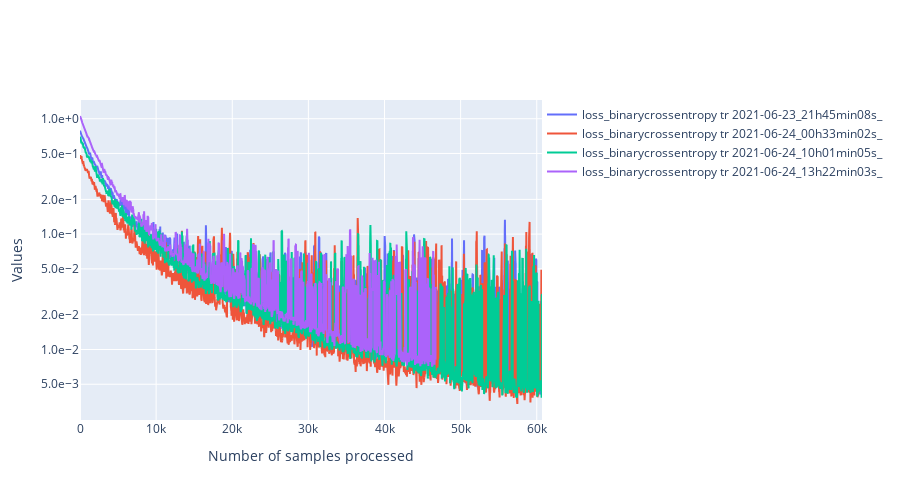

Source (notebook cell):
### Code cell
filtered_dataframe = data.df
import ipywidgets as widgets
class PersoToggleButton(widgets.ToggleButton):
    def __init__(self,name=None,*args,**kargs):
        super(PersoToggleButton, self).__init__(*args,**kargs)
        self.name = name

compute_width = lambda value:f"{max(len(str(value)) * 12, 60) + 20}px"
list_vertical_widgets = []
dico_changing_widgets_metadata = {}
list_changing_widgets_metrics = []
list_changing_widgets_tr_valid = []
# Widgets for the metadata ------------------------------------------------------------------
label_metadata_filter = "Metadata"
llocalvertwidgets = []
dico_changing_widgets_reorganized = {"metadata":{},"metrics":{},"mode":{}}
for metadata_name in df.columns:

    if metadata_name == "folder_id":
        continue
    possible_values = df[metadata_name].unique()
    label = widgets.Label(metadata_name)
    dico_changing_widgets_reorganized["metadata"][metadata_name] = {str(value):PersoToggleButton(
        value=True,
        description=str(value),
        disabled=False,
        button_style='', # 'success', 'info', 'warning', 'danger' or ''
        tooltip='',
        icon='check',
        layout = widgets.Layout(width = compute_width(value), margin='0px 0px 0px 0px'),
        name="metadata|"+metadata_name
    ) for value in possible_values}

    possibilities = list(dico_changing_widgets_reorganized["metadata"][metadata_name].values())
    dico_changing_widgets_metadata[metadata_name] = possibilities
    box = widgets.HBox(layout=widgets.Layout(width='100%',display='inline-flex',flex_flow='row wrap'),width='100%')
    box.overflow_x = 'auto'
    box.children = [label]+possibilities
    llocalvertwidgets.append(box)

box = widgets.VBox(width='100%')
box.children = llocalvertwidgets
list_vertical_widgets.append(box)
# Widgets to select metrics ---------------------------------------------------------------
label_metrics_filter = "Metrics"
dico_changing_widgets_reorganized["metrics"] = {str(metric_name):PersoToggleButton(
        value=True,
        description=metric_name,
        disabled=False,
        button_style='', # 'success', 'info', 'warning', 'danger' or ''
        tooltip='',
        icon='check',
        layout = widgets.Layout(width = compute_width(metric_name), margin='0px 0px 0px 0px'),
        name="metrics"
    )
    for metric_name in available_metrics}
possibilities = list(dico_changing_widgets_reorganized["metrics"].values())
list_changing_widgets_metrics = possibilities
box = widgets.HBox(layout=widgets.Layout(width='100%',display='inline-flex',flex_flow='row wrap'),width='100%')
box.overflow_x = 'auto'
box.children = possibilities
list_vertical_widgets.append(box)

# widgets to select tr or valid ----------------------------------------------------------
label_tr_valid_filter = "Mode_of_training"
possibilities = [PersoToggleButton(
        value=True,
        description=mode,
        disabled=False,
        button_style='', # 'success', 'info', 'warning', 'danger' or ''
        tooltip='',
        icon='check',
        layout = widgets.Layout(width = compute_width(mode), margin='0px 0px 0px 0px'),
        name="mode"
    )
    for mode in ["tr","valid"]]
list_changing_widgets_tr_valid = possibilities
box = widgets.HBox(layout=widgets.Layout(width='100%',display='inline-flex',flex_flow='row wrap'),width='100%')
box.overflow_x = 'auto'
box.children = possibilities
list_vertical_widgets.append(box)

titles = ["Metadata", "Metrics","Mode_of_training"]
l = []
for i,[item,title] in enumerate((zip(list_vertical_widgets,titles))):
    accordion = widgets.Accordion(children=[item],titles=(title,))
    accordion.set_title(0,title)
    accordion.selected_index = 0
    if i == 0:
        accordion.selected_index = None
    l.append(accordion)
# widget for moving average
moving_average = widgets.IntText(
    value=100,
    description='mean_window',
    disabled=False
)
# widget to toggle log scale for the y axis
y_log_scale = widgets.ToggleButton(
        value=True,
        description="logy",
        disabled=False,
        button_style='', # 'success', 'info', 'warning', 'danger' or ''
        tooltip='',
        icon='check',
        layout = widgets.Layout(width = compute_width("logy"), margin='0px 0px 0px 0px')
    )

global_box = widgets.VBox(l+[moving_average,y_log_scale])

# Handlers --------------------------------------------------------------------------------------
from IPython.display import display,clear_output
import plotly.graph_objects as go
import main.src.analysis.tools as tls

def filter_metrics(runs):
    global states
    new_dico = {}
    for f,dico in dico_metrics.items():
        if f not in runs:
            continue
        new_dico[f] = {}
        for metric_name,list_values in dico.items():
            if states["metrics"][metric_name] is True:
                new_dico[f][metric_name] = list_values
    return new_dico
def plot(dico_vals,filtered_dataframe):
    global states
    import numpy as np
    list_scatters = []
    import matplotlib.pyplot as plt
    for run,dico_metrics in dico_vals.items():
        line_dataframe = filtered_dataframe[filtered_dataframe["folder_id"] == run]
        batch_size_tr = line_dataframe["tr_batch_size"].values[0]
        batch_size_valid = line_dataframe["valid_batch_size"].values[0]
        for metric_name,metric_values in dico_metrics.items():
            if metric_name == "loss":
                metric_name = "loss_"+filtered_dataframe[filtered_dataframe["folder_id"] == run]["loss"].values[0]
                access_name = "_loss"
            else:
                access_name = "_values"
            global states
            for mode,state in states["mode"].items():
                if state is False:
                    continue
                batch_size = batch_size_tr if mode == "tr" else batch_size_valid
                if "loss" in metric_name:
                    access_name1 = "attr_"+mode+access_name
                else:
                    access_name1 = mode + access_name
                v = metric_values[access_name1]
                window = int(moving_average.value/batch_size)
                new_values = []
                for i in range(len(v)-window):
                    new_values.append(np.mean(v[i:min(i+window,len(v))]))
                v = np.array(new_values)
                x = np.arange(0,v.shape[0]) * batch_size
                x = pd.Series(x)
                v = pd.Series(v)
                graph = go.Scatter(x=x,y=v,mode='lines',name=f"{metric_name} {mode} {run}",
                                   hovertemplate='Sample n°: %{x}'+f'<br>{metric_name} {mode}<br>{run}:'+' %{y}')
                list_scatters.append(graph)
    plt.clf()
    fig = go.Figure(
        data=list_scatters,
        layout=go.Layout(
            title=go.layout.Title(text=""),
            xaxis_title="Number of samples processed",
            yaxis_title="Values",
            legend=dict(
                orientation="h",
                y=1,
                x=1
            ),
            yaxis={'tickformat':'.1e',},
            width=900,
            height = 500
        ),
    )
    if states["others"]["logy"] is True:
        fig.update_yaxes(type="log")
    clear_output()
    display(global_box)
    fig.show()
states = {"others":{"mean_window":moving_average.value,"logy":False},
          "mode":{"tr":False,"valid":False},
          "metrics":{k:False for k in available_metrics},
          "metadata":{k:{
              str(k1):False for k1 in df[k].unique()
          } for k in df.columns}
          }
def handler(v):
    global query
    if v["name"] == "disabled":
        return
    global states
    try:
        name = "others"
        try:
            name = v["owner"].name
        except:
            pass
        name = name.split("|")
        try:
            new_val = not(v["new"]["value"])
        except:
            new_val = not(v["new"])
    except Exception as e:
        return
    if len(name) == 2:
        states[name[0]][name[1]][v["owner"].description] = not(states[name[0]][name[1]][v["owner"].description])
    else:
        states[name[0]][v["owner"].description] = not(states[name[0]][v["owner"].description])
    runs = filtered_dataframe["folder_id"].unique()
    dico_vals = filter_metrics(runs)
    plot(dico_vals,filtered_dataframe)
    try:
        print(dico_vals['2021-06-20_17h39min55s_']["mae"])
    except:
        pass
    print(metric_name)

for name,liste_w in dico_changing_widgets_metadata.items():
    for w in liste_w:
        w.observe(handler)
for w in list_changing_widgets_metrics:
    w.observe(handler)
list_changing_widgets_metrics[-1].value = True
for w in list_changing_widgets_tr_valid:
    w.observe(handler)
for w in [moving_average,y_log_scale]:
    w.observe(handler)
global_box

### Figure 1 — Plotly figure (JSON) as saved in the notebook; plotly's stock layout.template omitted (floating-point values rounded to 4 significant figures; data arrays with more than 128 entries replaced by an {"elided": "..."} marker saying what was removed)
{"data": [{"hovertemplate": "Sample n°: %{x}<br>loss_binarycrossentropy tr<br>2021-06-23_21h45min08s_: %{y}", "mode": "lines", "name": "loss_binarycrossentropy tr 2021-06-23_21h45min08s_", "type": "scatter", "x": {"elided": "6070 int values"}, "y": {"elided": "6070 float values"}}, {"hovertemplate": "Sample n°: %{x}<br>loss_binarycrossentropy tr<br>2021-06-24_00h33min02s_: %{y}", "mode": "lines", "name": "loss_binarycrossentropy tr 2021-06-24_00h33min02s_", "type": "scatter", "x": {"elided": "6070 int values"}, "y": {"elided": "6070 float values"}}, {"hovertemplate": "Sample n°: %{x}<br>loss_binarycrossentropy tr<br>2021-06-24_10h01min05s_: %{y}", "mode": "lines", "name": "loss_binarycrossentropy tr 2021-06-24_10h01min05s_", "type": "scatter", "x": {"elided": "6070 int values"}, "y": {"elided": "6070 float values"}}, {"hovertemplate": "Sample n°: %{x}<br>loss_binarycrossentropy tr<br>2021-06-24_13h22min03s_: %{y}", "mode": "lines", "name": "loss_binarycrossentropy tr 2021-06-24_13h22min03s_", "type": "scatter", "x": {"elided": "4680 int values"}, "y": {"elided": "4680 float values"}}], "layout": {"height": 500, "legend": {"orientation": "h", "x": 1, "y": 1}, "title": {"text": ""}, "width": 900, "xaxis": {"title": {"text": "Number of samples processed"}}, "yaxis": {"tickformat": ".1e", "title": {"text": "Values"}, "type": "log"}}}
